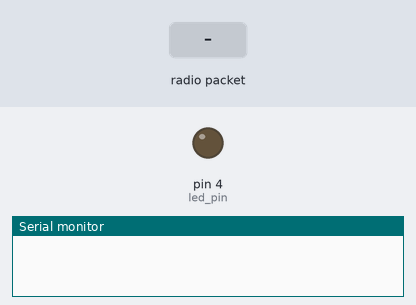
A sketch run on a simulated Arduino Uno, built with avr-gcc and run on an emulated ATmega328P. Parts: output pins drawn as LEDs (lit = HIGH), the last lines printed to the serial monitor. Inputs (shaded band) come from the test bench. No radio packets arrive unless stated.

Above: at 1.2 s.
1.3 s: radio packet "1" arrives
At 1.8 s:
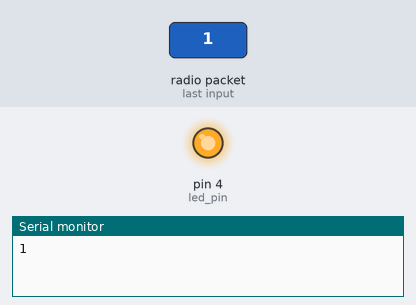
Timing chart, 0 to 4.3 s (numbered marks = the images above; inputs shaded):
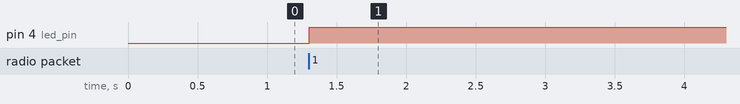

Measured:
- after the input at 1.3 s, pin 4 (led_pin): LOW → HIGH at once

The sketch:

slave-code.ino
```cpp
// Ozan Odabaşı

#include <SPI.h>
#include <nRF24L01.h>
#include <RF24.h>
RF24 radio(9, 10); // CE, CSN
const byte address[6] = "00001";
boolean button_state = 0;
int led_pin = 4;

void setup() {
pinMode(4, OUTPUT);
Serial.begin(9600);
radio.begin();
radio.openReadingPipe(0, address);
radio.setPALevel(RF24_PA_MIN);
radio.startListening();
}
void loop()
{
if (radio.available())
{
char text[32] = "";
radio.read(&text, sizeof(text));
radio.read(&button_state, sizeof(button_state));
if(button_state == HIGH)
{
digitalWrite(4, HIGH);
Serial.println(text);
}
else
{
digitalWrite(4, LOW);
Serial.println(text);}
}
delay(5);
}
```
